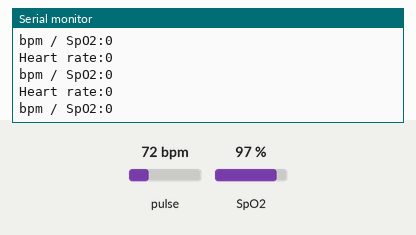
Simulated run of this sketch. Board: STM32 Blue Pill. Shown: the last lines printed to the serial monitor. The inputs (shaded band) are chosen by the test bench; at power-on: pulse 72 bpm, SpO2 97 %.

Above: at 1.2 s.
1.3 s: pulse set to 42 bpm
2.8 s: SpO2 set to 80 %
At 3.75 s:
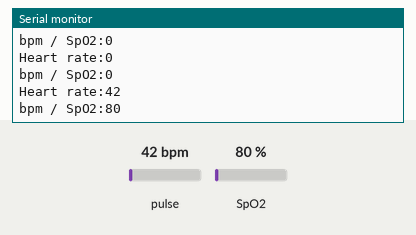
4.3 s: pulse set to 70 bpm
At 4.46 s:
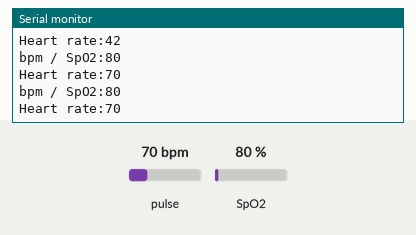
Timing chart, 0 to 7.3 s (numbered marks = the images above; inputs shaded):
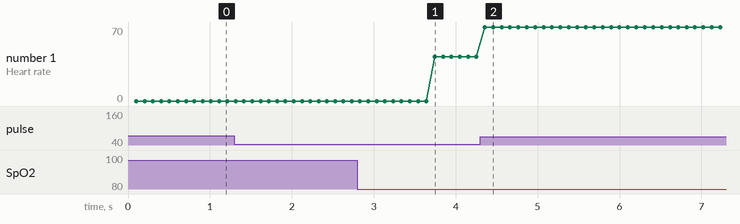

Measured:
- after the input at 2.8 s, the serial monitor: prints a new line after 0.94 s (image 1)
- after the input at 4.3 s, the serial monitor: prints a new line after 0.06 s (image 2)
- plotted number 1: 42 → 70 after the input at 4.3 s

The sketch:

STM_Code.ino
```cpp
#include <Wire.h>
#include "MAX30100_PulseOximeter.h"
#include<HardwareSerial.h>
HardwareSerial Serial1(PA10,PA9);
#define REPORTING_PERIOD_MS     100
#define I2C_ADDR  2


PulseOximeter pox;

uint32_t tsLastReport = 0;


/*void onBeatDetected() {
    Serial.println("Beat!");
}*/

void setup() {
  Serial1.begin(9600);
    Serial.begin(9600);
    Wire.setSDA(PB9);
    Wire.setSCL(PB8);
    Wire.begin();
    Serial.print("Initializing sensor..");

    if (!pox.begin()) {
        Serial.println("FAILED");
        for(;;);
    } else {
        Serial.println("SUCCESS");
    }
   pox.setIRLedCurrent(MAX30100_LED_CURR_7_6MA);

   // pox.setOnBeatDetectedCallback(onBeatDetected);
}

void loop() {

    pox.update();

    if (millis() - tsLastReport > REPORTING_PERIOD_MS && ((pox.getHeartRate()>0 && pox.getSpO2()!=0)||
            (pox.getHeartRate()==0 && pox.getSpO2()==0)) && pox.getHeartRate()<220) {
        String reading= "";
        String hr="",sp="";
        Serial.print("Heart rate:");
        hr=String((int)pox.getHeartRate());
        Serial.println((int)pox.getHeartRate());
        //Serial1.print("\n");
        Serial.print("bpm / SpO2:");
        sp=String(pox.getSpO2());
        Serial.println(pox.getSpO2());
        reading=hr+"\r"+sp+"\n";
        Serial1.print(reading);
       // Serial1.print("\n");

        //Serial.println("%");

        tsLastReport = millis();
    }
}
```
